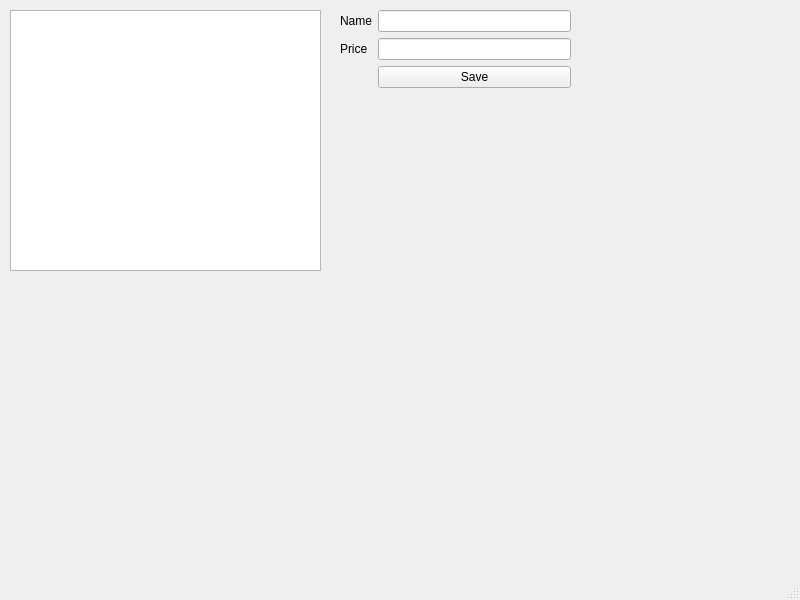
<?xml version="1.0" encoding="UTF-8"?>
<ui version="4.0">
 <class>MainWindow</class>
 <widget class="QMainWindow" name="MainWindow">
  <property name="geometry">
   <rect>
    <x>0</x>
    <y>0</y>
    <width>800</width>
    <height>600</height>
   </rect>
  </property>
  <property name="windowTitle">
   <string>MainWindow</string>
  </property>
  <widget class="QWidget" name="centralwidget">
   <widget class="QTableWidget" name="tableProducts">
    <property name="geometry">
     <rect>
      <x>10</x>
      <y>10</y>
      <width>311</width>
      <height>261</height>
     </rect>
    </property>
   </widget>
   <widget class="QWidget" name="formLayoutWidget">
    <property name="geometry">
     <rect>
      <x>340</x>
      <y>10</y>
      <width>231</width>
      <height>171</height>
     </rect>
    </property>
    <layout class="QFormLayout" name="formLayout">
     <item row="0" column="1">
      <widget class="QLineEdit" name="txtName"/>
     </item>
     <item row="1" column="1">
      <widget class="QLineEdit" name="txtPrice"/>
     </item>
     <item row="0" column="0">
      <widget class="QLabel" name="label">
       <property name="text">
        <string>Name</string>
       </property>
      </widget>
     </item>
     <item row="1" column="0">
      <widget class="QLabel" name="label_2">
       <property name="text">
        <string>Price</string>
       </property>
      </widget>
     </item>
     <item row="2" column="1">
      <widget class="QPushButton" name="btnSave">
       <property name="text">
        <string>Save</string>
       </property>
      </widget>
     </item>
    </layout>
   </widget>
  </widget>
  <widget class="QMenuBar" name="menubar">
   <property name="geometry">
    <rect>
     <x>0</x>
     <y>0</y>
     <width>800</width>
     <height>21</height>
    </rect>
   </property>
  </widget>
  <widget class="QStatusBar" name="statusbar"/>
 </widget>
 <resources/>
 <connections/>
</ui>
